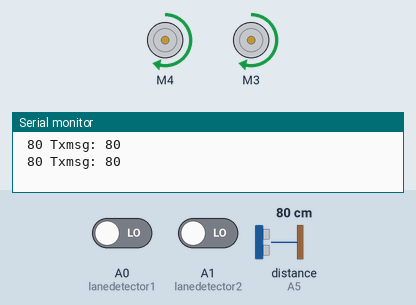
Simulated run of this sketch. Board: Arduino Uno, built with avr-gcc and run on an emulated ATmega328P. On the bench: 2 × DC motor (green arrow = forward, orange = backward, longer = faster), the last lines printed to the serial monitor. Wiring (inferred from the names in the program): ultrasonic range finder: trigger A4; echo A5. Inputs (shaded band) come from the test bench; at power-on: A0 (lanedetector1) LOW, A1 (lanedetector2) LOW, distance to the obstacle (sensor on A5) 80 cm. The echo pulse lasts 58.3 µs per cm; no radio packets arrive unless stated.

Above: at 2.1 s.
2.2 s: A0 (lanedetector1) driven HIGH
At 3.5 s:
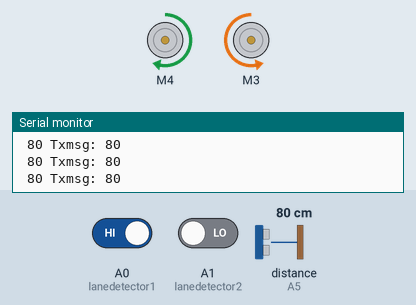
4.2 s: A0 (lanedetector1) driven LOW
At 6.6 s:
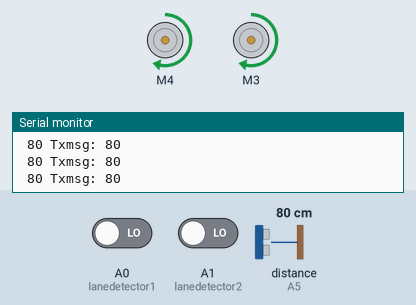
6.9 s: A1 (lanedetector2) driven HIGH
At 8.6 s:
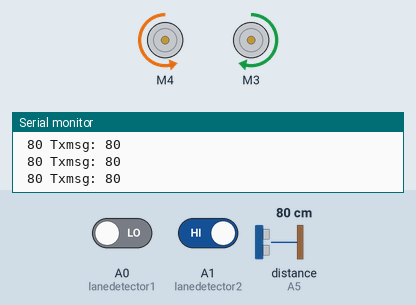
9.6 s: A1 (lanedetector2) driven LOW
At 11.9 s:
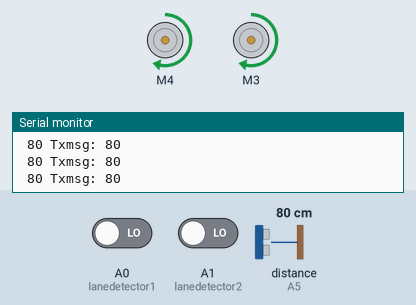
Timing chart, 0 to 13.4 s (numbered marks = the images above; inputs shaded):
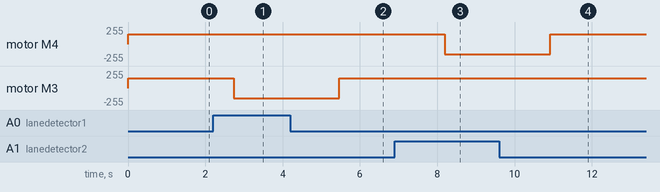

The sketch:

RoverB.ino
```cpp
#include <VirtualWire.h>     //Adding the libraries
#include <AFMotor.h>
AF_DCMotor motor(4);
AF_DCMotor motor2(3);

int lanedetector1 = A0;         //PIR FOR GUIDANCE
int lanedetector2 = A1;         //PIR FOR GUIDANCE

int val0,val1;

void gostraight();
void straight();
void left();
void right();

int TX_PIN = A3;              //TRANSMITTER PIN FOR THE 433 MHz TXRX

const int trigPin = A4;       //ULTRASONIC TRIGGER
const int echoPin = A5;       //ULTRASONIC ECHO


int txdata;
char txmsg[4];

void setup()
{
 vw_set_tx_pin(TX_PIN);
 Serial.begin(9600);
 vw_setup(2000);
motor.setSpeed(150);           //Default motor speed
motor2.setSpeed(150);

pinMode(lanedetector1 , INPUT);   //Setting the PIR
pinMode(lanedetector2 , INPUT);

}

void loop()
{

long duration, cm;

  val0=digitalRead(lanedetector1);
  val1=digitalRead(lanedetector2);

  gostraight();             // going at default speed


  pinMode(trigPin, OUTPUT);
  digitalWrite(trigPin, LOW);   //Setting the Ultrasonic sensor
  delayMicroseconds(2);
  digitalWrite(trigPin, HIGH);   //Sending a pulse
  delayMicroseconds(10);
  digitalWrite(trigPin, LOW);
  pinMode(echoPin, INPUT);              //Recieving the echo
  duration = pulseIn(echoPin, HIGH);    //Storing the pulse duration
  delay(100);
  cm = microsecondsToCentimeters(duration);


  txdata = cm;                         //copying the data to the transmitter
  itoa(txdata,txmsg,10);

  Serial.print(" ");
  Serial.print(txdata);
  Serial.print(" Txmsg: ");
  Serial.print(txmsg);
  Serial.println(" ");
  delay(1000);


 vw_send((uint8_t *)txmsg, strlen(txmsg));     //Transmitting the distance
 vw_wait_tx(); // Wait until the whole message is gone

 delay(200);
 }

long microsecondsToCentimeters(long microseconds)
{
  return microseconds / 29 / 2;
}
void gostraight()
{
 if( val0==1 && val1==0)
  left();
  else if(val0==0 && val1==1)
   right();
   else
  straight();

}

void straight()
{

  motor.run(FORWARD);
  motor2.run(FORWARD);

}


void right()
{
  motor.run(BACKWARD);
  motor2.run(FORWARD);

}
void left()
{
  motor.run(FORWARD);
  motor2.run(BACKWARD);

}
```

Measured:
- after the input at 2.2 s, motor M3: forward 150/255 → backward 150/255 after 0.53 s
- after the input at 4.2 s, motor M3: backward 150/255 → forward 150/255 after 1.3 s
- after the input at 6.9 s, motor M4: forward 150/255 → backward 150/255 after 1.3 s
- after the input at 9.6 s, motor M4: backward 150/255 → forward 150/255 after 1.3 s
